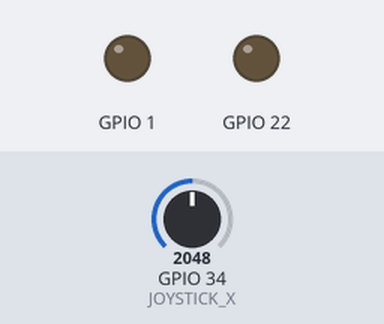
This sketch was run on a simulated ESP32. On the bench: output pins drawn as LEDs (lit = HIGH). The test bench sets the inputs (shaded band); at power-on: GPIO 34 (JOYSTICK_X) = 2048.

Above: at 1.2 s.
1.3 s: GPIO 34 (JOYSTICK_X) set to 2173
2.8 s: GPIO 34 (JOYSTICK_X) set to 2262
At 3.4 s:
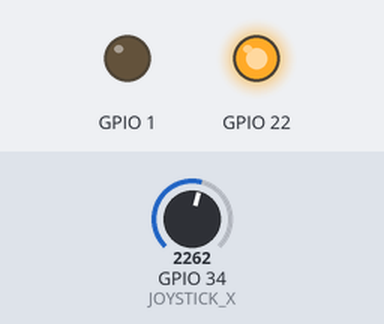
4.3 s: GPIO 34 (JOYSTICK_X) set to 1360
At 5.5 s:
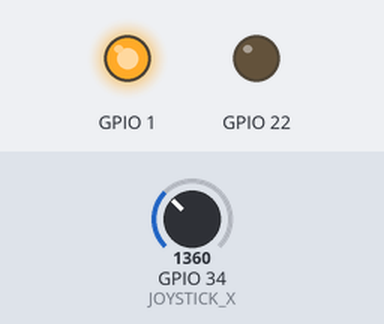
5.8 s: GPIO 34 (JOYSTICK_X) set to 1471
At 6.8 s:
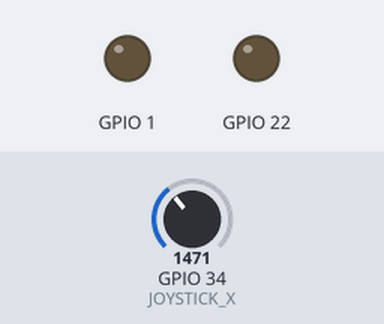
7.3 s: GPIO 34 (JOYSTICK_X) set to 1228
At 8.0 s:
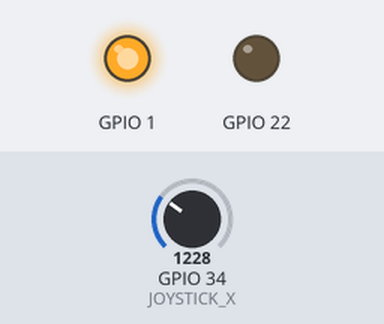
Timing chart, 0 to 9.8 s (numbered marks = the images above; inputs shaded):
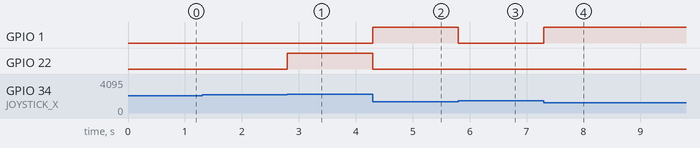

Measured:
- the behaviour switches between 2200 and 2201 on GPIO 34 (JOYSTICK_X) (found by bisection; images 0 and 1)
- the behaviour switches between 1399 and 1400 on GPIO 34 (JOYSTICK_X) (found by bisection; images 2 and 3)
- after the input at 1.3 s, every drawn part: stays the same
- after the input at 2.8 s, GPIO 22: LOW → HIGH at once
- after the input at 4.3 s, GPIO 1: LOW → HIGH at once; GPIO 22: HIGH → LOW at once
- after the input at 5.8 s, GPIO 1: HIGH → LOW at once
- after the input at 7.3 s, GPIO 1: LOW → HIGH at once

The sketch:

analog-joystick-tester.ino
```cpp
#define JOYSTICK_X 34
#define JOYSTICK_Y 35

void setup(){
  Serial.begin(9600);
  pinMode(22,OUTPUT);
  pinMode(1,OUTPUT);

}

void loop(){

  int x = analogRead(JOYSTICK_X);
  if (x>2200){
    digitalWrite(22, HIGH);
    digitalWrite(1, LOW);
    }
  else if (x<1400){
    digitalWrite(22, LOW);
    digitalWrite(1, HIGH);
    }
   else {
    digitalWrite(22, LOW);
    digitalWrite(1, LOW);
    }
}
```
